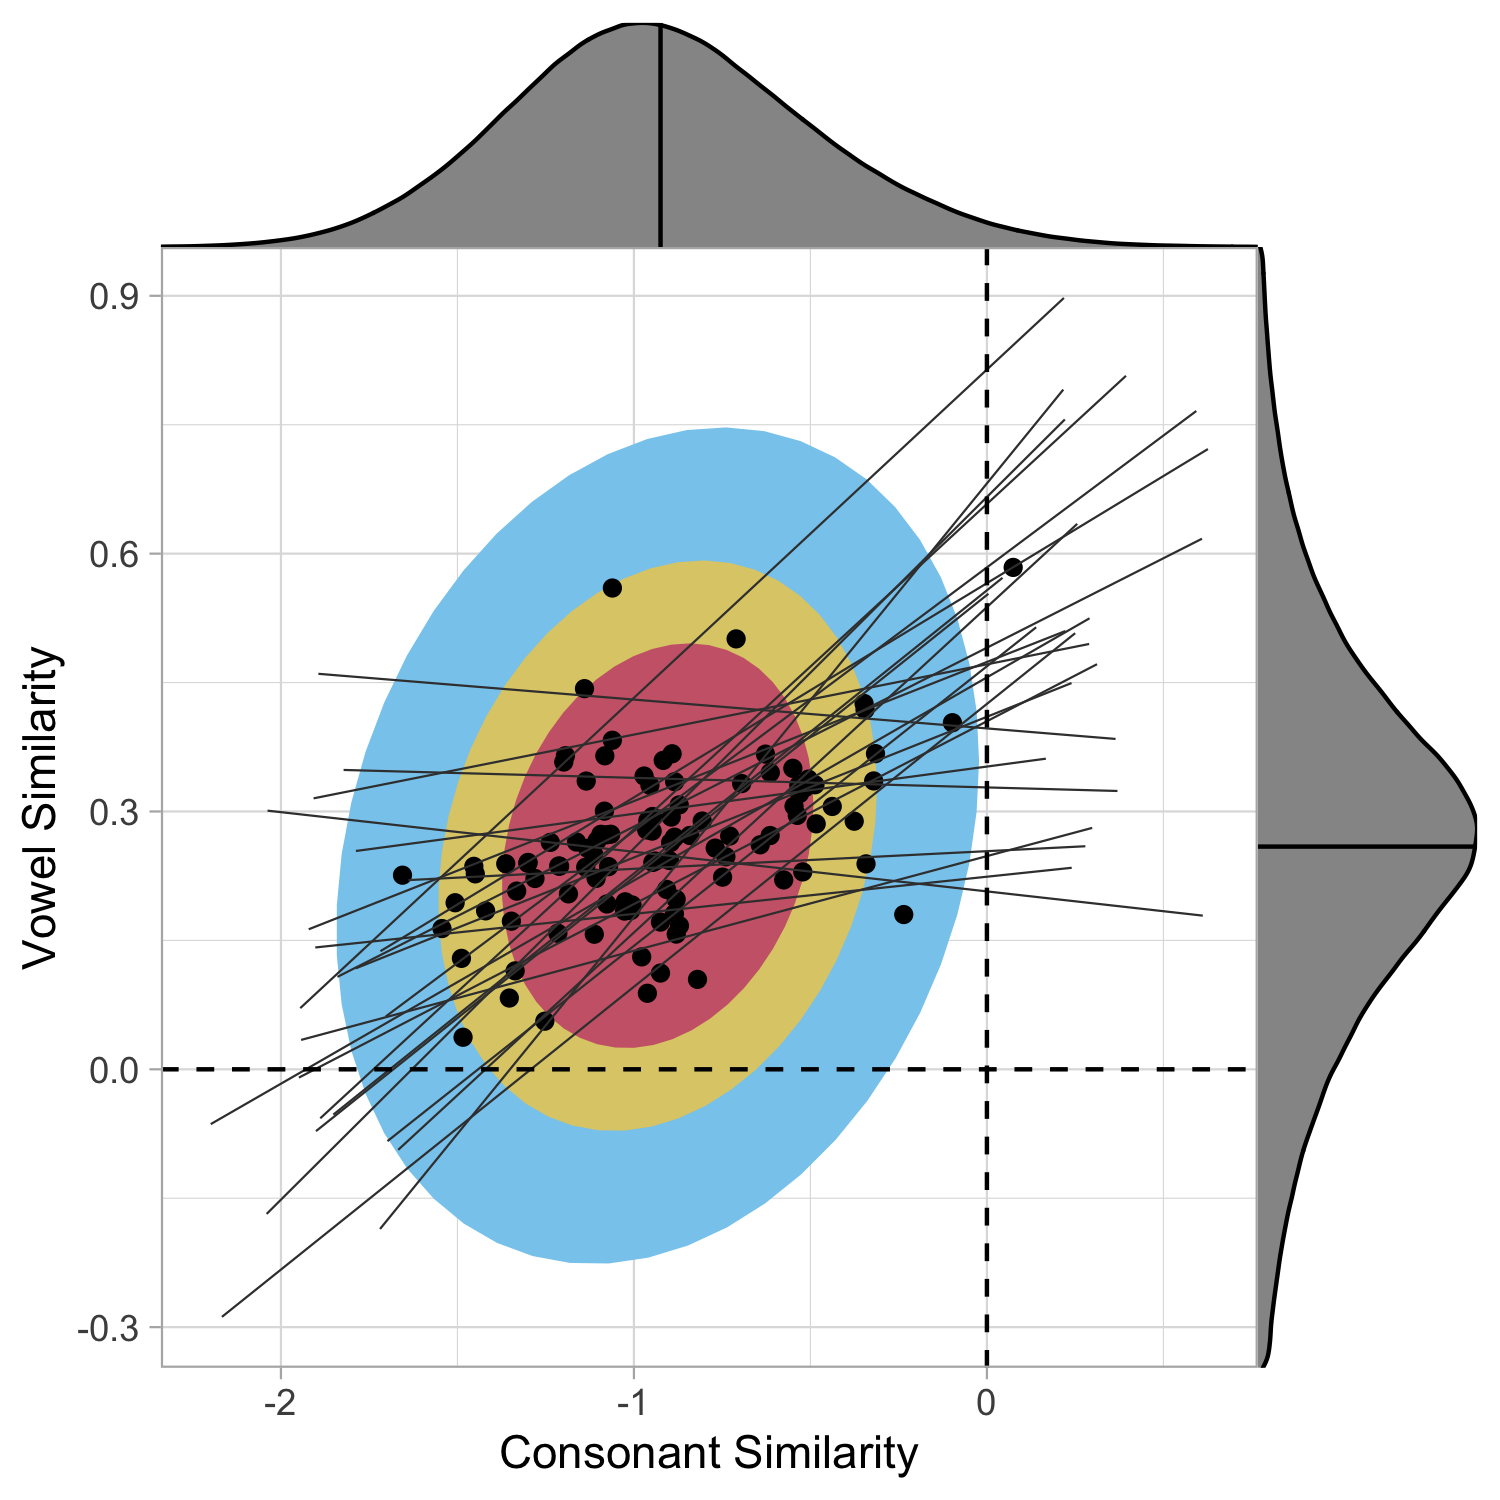

Here is the R script that generated this plot:
library(brms)
library(tidyverse)
library(tidybayes)
library(cowplot)


model <- readRDS('r/models/5-3-non-adj-nc/model.rds')

draws <- model %>% spread_draws(
  r_language__paircount[language, term],
  r_language__paircountv[language, term],
  b_paircount_sim_new,
  b_paircountv_sim_new,
  b_paircount_ident_new,
  b_paircountv_ident_new
)

draws$c_sim <- draws$r_language__paircount + draws$b_paircount_sim_new
draws$v_sim <- draws$r_language__paircountv + draws$b_paircountv_sim_new
draws$c_ident <- draws$r_language__paircount + draws$b_paircount_ident_new
draws$v_ident <- draws$r_language__paircountv + draws$b_paircountv_ident_new

sim_intervals <- draws %>% subset(term=='sim_new') %>% median_qi(sim_coef_c=r_language__paircount + b_paircount_sim_new, sim_coef_v=r_language__paircountv + b_paircountv_sim_new)
ident_intervals <- draws %>% subset(term=='ident_new') %>% median_qi(ident_coef_c=r_language__paircount + b_paircount_ident_new, ident_coef_v=r_language__paircountv + b_paircountv_ident_new)

sim_data <- draws %>% subset(term == 'sim_new')

p <- ggplot() +
  stat_ellipse(data=sim_data, aes(x = c_sim, y = v_sim), level=0.95, fill='#88CCEE', color='#88CCEE', geom='polygon') +
  stat_ellipse(data=sim_data, aes(x = c_sim, y = v_sim), level=0.75, fill='#DDCC77', color='#DDCC77', geom='polygon') +
  stat_ellipse(data=sim_data, aes(x = c_sim, y = v_sim), level=0.5, fill='#CC6677', color='#CC6677', geom='polygon') +
  geom_point(data=sim_intervals, aes(x=sim_coef_c, y=sim_coef_v)) +
  geom_smooth(data=sim_data %>% filter(.draw < 25), aes(x=c_sim, y=v_sim, group = .draw), method = "lm", se = F, size = 0.25, color='#3D3D3D') +
  geom_hline(aes(yintercept=0), lty=2, color='black') +
  geom_vline(aes(xintercept=0), lty=2, color='black') +
  labs(x="Consonant Similarity", y="Vowel Similarity") +
  theme_light()

y_margin <- axis_canvas(p, axis='y') + geom_density(data=sim_data, aes(y=v_sim), fill='#969696') + geom_hline(yintercept=mean(sim_data$v_sim))
x_margin <- axis_canvas(p, axis='x') + geom_density(data=sim_data, aes(x=c_sim), fill='#969696') + geom_vline(xintercept=mean(sim_data$c_sim))

combined_plot <- insert_yaxis_grob(p, y_margin, position = "right")
combined_plot <- insert_xaxis_grob(combined_plot, x_margin, position = "top")

ggdraw(combined_plot)

ggsave('r/figures/1_nc_sim.png', width=5, height=5, units='in')




p <- ggplot() +
  xlim(-2.5, 1) +
  ylim(-0.4, 1) +
  geom_hline(aes(yintercept=0), lty=2, color='black') +
  geom_vline(aes(xintercept=0), lty=2, color='black') +
  labs(x="Consonant Similarity", y="Vowel Similarity") +
  theme_light() +
  stat_ellipse(data=sim_data, aes(x = c_sim, y = v_sim), level=0.95, fill='#88CCEE', color='#88CCEE', geom='polygon') +
  stat_ellipse(data=sim_data, aes(x = c_sim, y = v_sim), level=0.75, fill='#DDCC77', color='#DDCC77', geom='polygon') +
  stat_ellipse(data=sim_data, aes(x = c_sim, y = v_sim), level=0.5, fill='#CC6677', color='#CC6677', geom='polygon')

y_margin <- axis_canvas(p, axis='y') + geom_density(data=sim_data, aes(y=v_sim), fill='#969696') + geom_hline(yintercept=mean(sim_data$v_sim))
x_margin <- axis_canvas(p, axis='x') + geom_density(data=sim_data, aes(x=c_sim), fill='#969696') + geom_vline(xintercept=mean(sim_data$c_sim))

p <- insert_yaxis_grob(p, y_margin, position = "right")
p <- insert_xaxis_grob(p, x_margin, position = "top")

ggdraw(p)

ggsave('r/figures/1_nc_sim_1.png', width=5, height=5, units='in')

p <- ggplot() +
  xlim(-2.5, 1) +
  ylim(-0.4, 1) +
  geom_hline(aes(yintercept=0), lty=2, color='black') +
  geom_vline(aes(xintercept=0), lty=2, color='black') +
  labs(x="Consonant Similarity", y="Vowel Similarity") +
  theme_light() +
  stat_ellipse(data=sim_data, aes(x = c_sim, y = v_sim), level=0.95, fill='#88CCEE', color='#88CCEE', geom='polygon') +
  stat_ellipse(data=sim_data, aes(x = c_sim, y = v_sim), level=0.75, fill='#DDCC77', color='#DDCC77', geom='polygon') +
  stat_ellipse(data=sim_data, aes(x = c_sim, y = v_sim), level=0.5, fill='#CC6677', color='#CC6677', geom='polygon') +
  geom_point(data=sim_intervals, aes(x=sim_coef_c, y=sim_coef_v))

y_margin <- axis_canvas(p, axis='y') + geom_density(data=sim_data, aes(y=v_sim), fill='#969696') + geom_hline(yintercept=mean(sim_data$v_sim))
x_margin <- axis_canvas(p, axis='x') + geom_density(data=sim_data, aes(x=c_sim), fill='#969696') + geom_vline(xintercept=mean(sim_data$c_sim))

p <- insert_yaxis_grob(p, y_margin, position = "right")
p <- insert_xaxis_grob(p, x_margin, position = "top")

ggdraw(p)
ggsave('r/figures/1_nc_sim_2.png', width=5, height=5, units='in')

p <- ggplot() +
  xlim(-2.5, 1) +
  ylim(-0.4, 1) +
  geom_hline(aes(yintercept=0), lty=2, color='black') +
  geom_vline(aes(xintercept=0), lty=2, color='black') +
  labs(x="Consonant Similarity", y="Vowel Similarity") +
  theme_light() +
  stat_ellipse(data=sim_data, aes(x = c_sim, y = v_sim), level=0.95, fill='#88CCEE', color='#88CCEE', geom='polygon') +
  stat_ellipse(data=sim_data, aes(x = c_sim, y = v_sim), level=0.75, fill='#DDCC77', color='#DDCC77', geom='polygon') +
  stat_ellipse(data=sim_data, aes(x = c_sim, y = v_sim), level=0.5, fill='#CC6677', color='#CC6677', geom='polygon') +
  geom_point(data=sim_intervals, aes(x=sim_coef_c, y=sim_coef_v)) +
  geom_smooth(data=sim_data %>% filter(.draw < 25), aes(x=c_sim, y=v_sim, group = .draw), method = "lm", se = F, size = 0.25, color='#3D3D3D')

y_margin <- axis_canvas(p, axis='y') + geom_density(data=sim_data, aes(y=v_sim), fill='#969696') + geom_hline(yintercept=mean(sim_data$v_sim))
x_margin <- axis_canvas(p, axis='x') + geom_density(data=sim_data, aes(x=c_sim), fill='#969696') + geom_vline(xintercept=mean(sim_data$c_sim))

p <- insert_yaxis_grob(p, y_margin, position = "right")
p <- insert_xaxis_grob(p, x_margin, position = "top")

ggdraw(p)
ggsave('r/figures/1_nc_sim_3.png', width=5, height=5, units='in')
